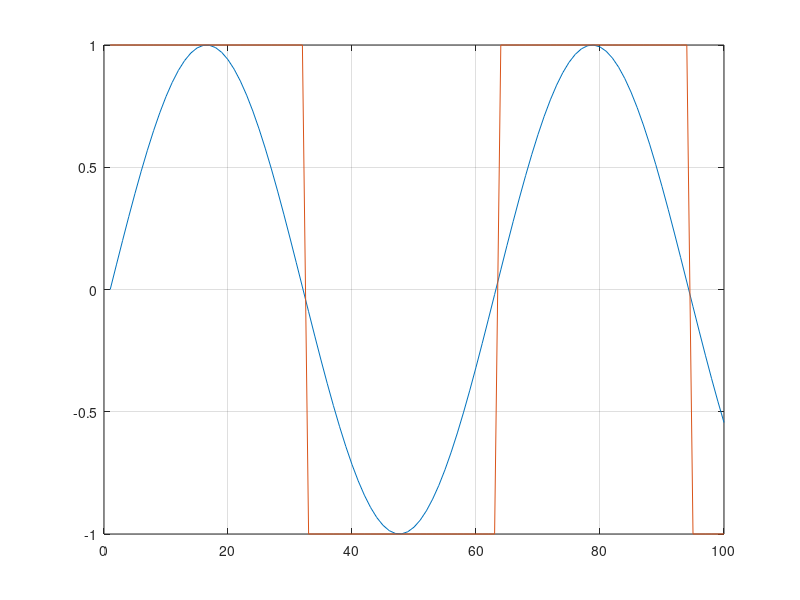
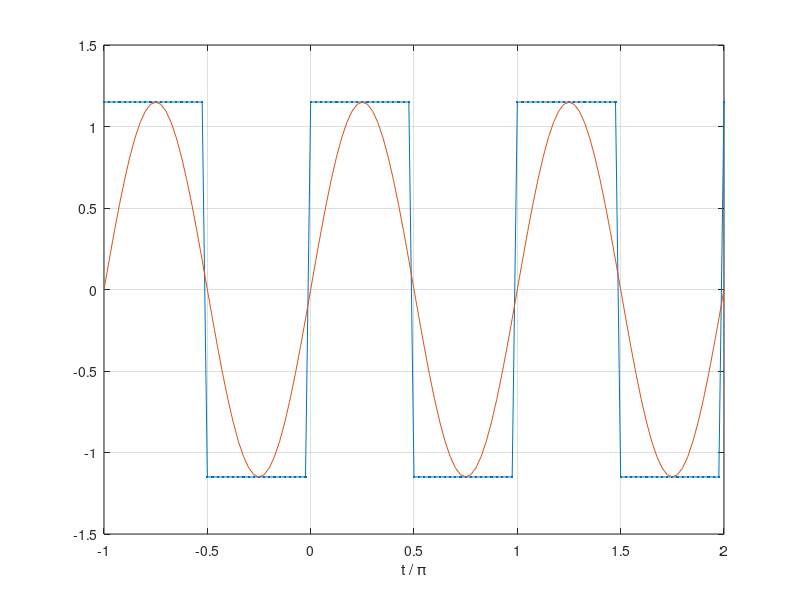

Write MATLAB code to recreate these figures, in order.

t = linspace(0, 10, 100);
x= sin(t);
y = square(t);

figure(1)
plot(x)
grid on
hold on
plot(y)

t = linspace(-pi,2*pi,121);
x = 1.15*square(2*t);

figure(2)
plot(t/pi,x,'.-',t/pi,1.15*sin(2*t))
xlabel('t / \pi')
grid on